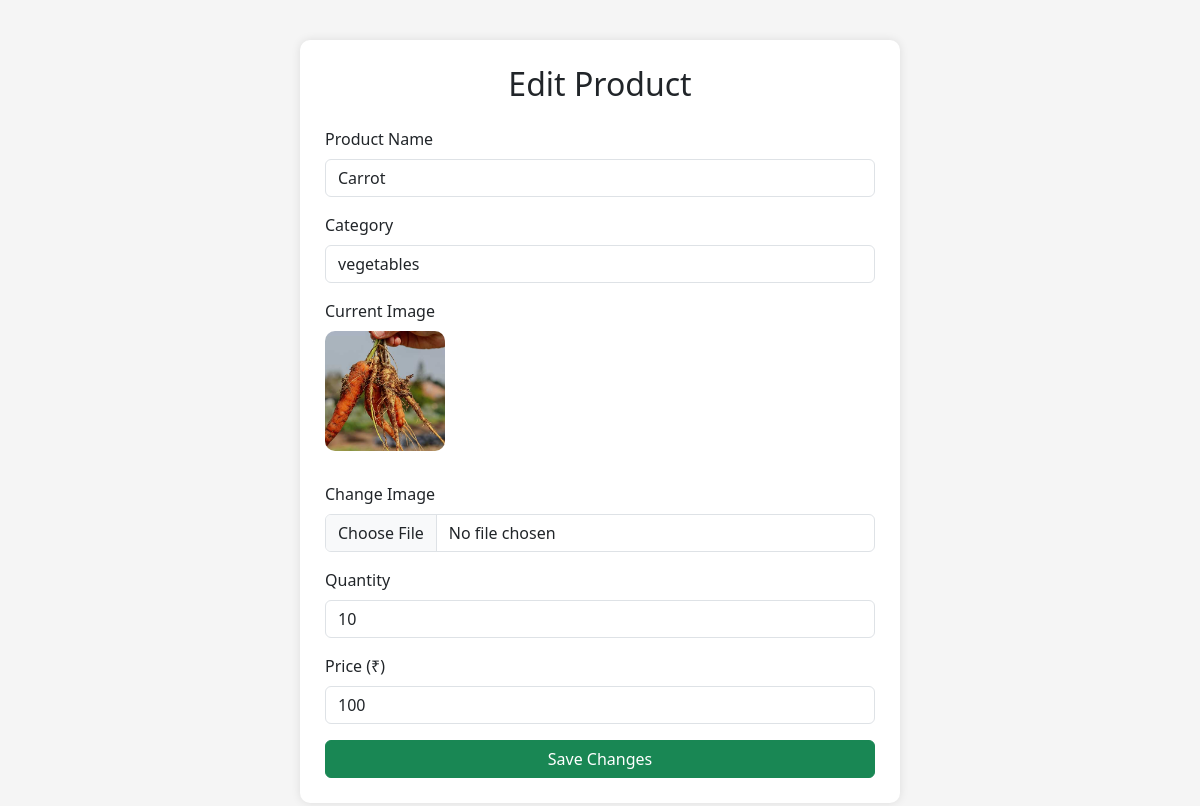
The page /edit/14/ on the database its author committed.
### app/models.py (models this page shows, shortened)
class Product(models.Model):
    farmer_id=models.ForeignKey(Customuser,on_delete=models.CASCADE)
    product_name=models.CharField(max_length=100)
    product_category=models.CharField(max_length=100)
    product_image=models.ImageField()
    quantity=models.IntegerField()
    price=models.IntegerField()

### app/views.py (the view, shortened to what this page needs)
# urls.py: path('edit/<int:pk>/', views.edit, name='edit'),
def edit(request, pk):
    product = Product.objects.get(id=pk)
    return render(request, 'edit_product.html', {'product': product})

### templates/edit_product.html (shortened to what this page needs)
<!DOCTYPE html>
{% load static %}
<html lang="en">
<head>
    <link href="https://cdn.jsdelivr.net/npm/bootstrap@5.3.0/dist/css/bootstrap.min.css" rel="stylesheet">
</head>
<body>
    <div class="edit-container">
        <h2 class="text-center mb-4">Edit Product</h2>
        <form method="POST" enctype="multipart/form-data">
            <div class="mb-3">
                <label class="form-label">Product Name</label>
                <input type="text" name="product_name" class="form-control" value="{{ product.product_name }}" required>
            </div>
            <div class="mb-3">
                <label class="form-label">Category</label>
                <input type="text" name="product_category" class="form-control" value="{{ product.product_category }}" required>
            </div>
            <div class="mb-3">
                <label class="form-label">Current Image</label><br>
                <img src="{{ product.product_image.url }}" class="preview" alt="Product Image">
            </div>
            <div class="mb-3">
                <label class="form-label">Change Image</label>
                <input type="file" name="product_image" class="form-control">
            </div>
            <div class="mb-3">
                <label class="form-label">Quantity</label>
                <input type="number" name="quantity" class="form-control" value="{{ product.quantity }}" required>
            </div>
            <div class="mb-3">
                <label class="form-label">Price (₹)</label>
                <input type="number" name="price" class="form-control" value="{{ product.price }}" required>
            </div>
            <button type="submit" class="btn btn-success w-100">Save Changes</button>
        </form>
    </div>
</body>
</html>

### templates/edit_product.html (style rules this page uses)
body { background: #f5f5f5; }
.edit-container { width: 50%; margin: 40px auto; background: white; padding: 25px; border-radius: 10px; box-shadow: 0 0 10px rgba(0,0,0,0.1); }
img.preview { width: 120px; height: 120px; object-fit: cover; border-radius: 10px; margin-bottom: 15px; }

### rows shown on the page
Product: product_name "Carrot", product_category "vegetables", product_image (picture), quantity "10", price "100"
